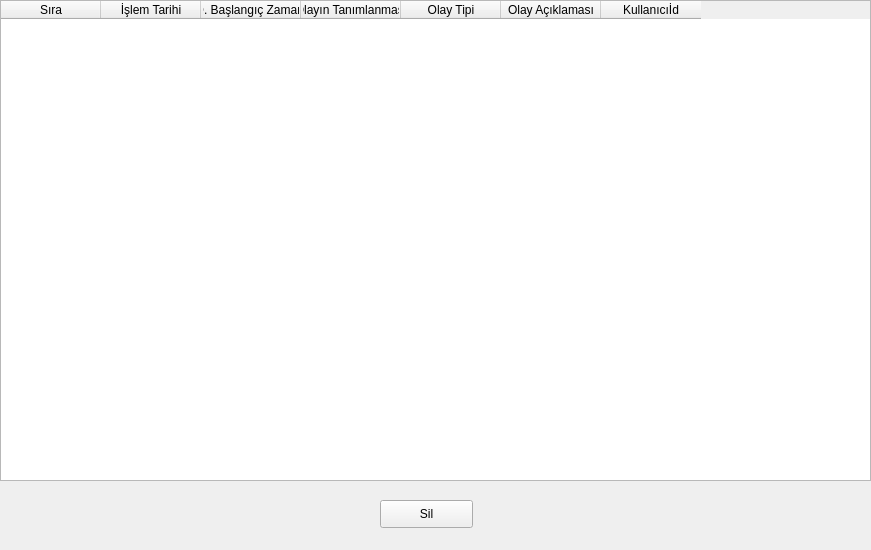
<?xml version="1.0" encoding="UTF-8"?>
<ui version="4.0">
 <class>Form</class>
 <widget class="QWidget" name="Form">
  <property name="geometry">
   <rect>
    <x>0</x>
    <y>0</y>
    <width>871</width>
    <height>550</height>
   </rect>
  </property>
  <property name="windowTitle">
   <string>Form</string>
  </property>
  <widget class="QTableWidget" name="tableWidget">
   <property name="geometry">
    <rect>
     <x>0</x>
     <y>0</y>
     <width>871</width>
     <height>481</height>
    </rect>
   </property>
   <column>
    <property name="text">
     <string>Sıra</string>
    </property>
   </column>
   <column>
    <property name="text">
     <string>İşlem Tarihi</string>
    </property>
   </column>
   <column>
    <property name="text">
     <string>O. Başlangıç Zamanı</string>
    </property>
   </column>
   <column>
    <property name="text">
     <string>Olayın Tanımlanması</string>
    </property>
   </column>
   <column>
    <property name="text">
     <string>Olay Tipi</string>
    </property>
   </column>
   <column>
    <property name="text">
     <string>Olay Açıklaması</string>
    </property>
   </column>
   <column>
    <property name="text">
     <string>Kullanıcıİd</string>
    </property>
   </column>
  </widget>
  <widget class="QPushButton" name="pushButton_delete2">
   <property name="geometry">
    <rect>
     <x>380</x>
     <y>500</y>
     <width>93</width>
     <height>28</height>
    </rect>
   </property>
   <property name="text">
    <string>Sil</string>
   </property>
  </widget>
 </widget>
 <resources/>
 <connections/>
</ui>
